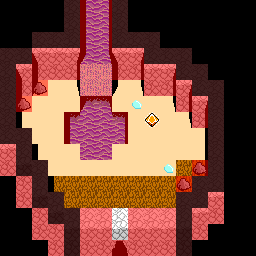

Rendered tile map (Tiled .tmx) drawn with the repository's tilesets; below, a short description and the full map source, tile grids included:
An orthogonal 16x16 tile map with 16x16 px tiles, 7 tile layers (floor, overfloor, furniture, ceiling, ...) and 2 objects (hit_die, entrance).

<map version="1.2" tiledversion="1.3.4" orientation="orthogonal" renderorder="right-down" width="16" height="16" tilewidth="16" tileheight="16" infinite="0" nextlayerid="9" nextobjectid="3">
 <properties>
  <property name="for_of_war" type="bool" value="true" />
  <property name="music" value="none" />
  <property name="name" value="Hidden Cave" />
  <property name="vision_radius" type="int" value="5" />
 </properties>
 <tileset firstgid="1" source="tiled_tileset.tsx" />
 <layer id="1" name="floor" width="16" height="16">
  <data encoding="csv">
0,0,0,0,7,49,49,7,0,0,0,0,0,0,0,0,
0,0,0,0,7,49,49,7,0,0,0,0,0,0,0,0,
0,0,7,7,7,49,49,7,7,7,0,0,0,0,0,0,
7,7,23,23,23,49,49,23,23,7,7,7,0,0,0,0,
7,23,39,39,39,51,51,39,39,23,23,7,7,0,0,0,
7,39,54,54,54,51,51,54,54,39,39,23,7,7,0,0,
7,54,54,54,54,49,49,54,54,54,54,39,23,7,0,0,
7,54,54,54,49,49,49,49,54,54,54,54,39,7,0,0,
7,7,54,54,49,49,49,49,54,54,54,54,54,7,0,0,
23,7,54,54,54,49,49,54,54,54,54,54,54,7,0,0,
39,23,7,54,54,54,54,54,54,54,54,37,37,7,0,0,
0,39,7,37,37,37,37,37,37,37,37,37,7,7,0,0,
0,39,23,7,37,37,37,37,37,37,37,7,7,23,0,0,
0,0,39,23,7,7,7,7,7,7,7,7,23,39,0,0,
0,0,39,39,23,23,23,23,23,23,23,23,39,0,0,0,
0,0,0,39,39,39,39,39,39,39,39,39,0,0,0,0
</data>
 </layer>
 <layer id="2" name="overfloor" width="16" height="16">
  <data encoding="csv">
0,0,0,0,0,178,177,0,0,0,0,0,0,0,0,0,
0,0,0,0,0,178,177,0,0,0,0,0,0,0,0,0,
0,0,0,0,0,178,177,0,0,0,0,0,0,0,0,0,
0,0,162,0,161,194,193,162,161,0,0,0,0,0,0,0,
0,162,178,0,177,0,0,178,177,0,161,0,0,0,0,0,
0,178,194,0,193,0,0,194,193,0,177,161,0,0,0,0,
0,178,0,0,0,242,242,0,0,0,193,177,161,0,0,0,
0,178,0,0,242,0,0,242,0,0,0,193,177,0,0,0,
0,0,0,0,0,0,0,0,0,0,0,0,177,0,0,0,
0,0,178,0,0,0,0,0,0,0,0,0,177,0,0,0,
0,0,0,0,0,0,0,0,0,0,0,0,177,0,0,0,
0,0,0,178,0,0,0,0,0,0,0,0,0,0,0,0,
0,0,0,0,0,0,0,0,0,0,0,0,0,0,0,0,
0,0,0,0,0,0,0,0,0,0,0,0,0,0,0,0,
0,0,0,0,0,0,0,0,0,0,0,0,0,0,0,0,
0,0,0,0,0,0,0,0,0,0,0,0,0,0,0,0
</data>
 </layer>
 <layer id="3" name="furniture" width="16" height="16">
  <data encoding="csv">
0,0,0,0,0,0,0,0,0,0,0,0,0,0,0,0,
0,0,0,0,0,0,0,0,0,0,0,0,0,0,0,0,
0,0,0,0,0,0,0,0,0,0,0,0,0,0,0,0,
0,0,0,0,0,0,0,0,0,0,0,0,0,0,0,0,
0,0,0,0,0,0,0,0,0,0,0,0,0,0,0,0,
0,0,229,0,0,0,0,0,0,0,0,0,0,0,0,0,
0,229,0,0,0,194,193,0,55,0,0,0,0,0,0,0,
0,0,0,0,178,0,0,177,0,255,0,0,0,0,0,0,
0,0,0,0,178,0,0,177,0,0,0,0,0,0,0,0,
0,0,0,0,0,0,0,0,0,0,0,0,0,0,0,0,
0,0,0,0,0,0,0,0,0,0,55,0,229,0,0,0,
0,0,0,0,0,0,0,0,0,0,0,229,0,0,0,0,
0,0,0,0,0,0,0,0,0,0,0,0,0,0,0,0,
0,0,0,0,0,0,0,0,0,0,0,0,0,0,0,0,
0,0,0,0,0,0,0,0,0,0,0,0,0,0,0,0,
0,0,0,0,0,0,0,184,0,0,0,0,0,0,0,0
</data>
 </layer>
 <layer id="4" name="ceiling" width="16" height="16">
  <data encoding="csv">
0,0,0,0,0,0,0,0,0,0,0,0,0,0,0,0,
0,0,0,0,0,0,0,0,0,0,0,0,0,0,0,0,
0,0,0,0,0,0,0,0,0,0,0,0,0,0,0,0,
0,0,0,0,0,0,0,0,0,0,0,0,0,0,0,0,
0,0,0,0,0,0,0,0,0,0,0,0,0,0,0,0,
0,0,0,0,0,0,0,0,0,0,0,0,0,0,0,0,
0,0,0,0,0,0,0,0,0,0,0,0,0,0,0,0,
0,0,0,0,0,0,0,0,0,0,0,0,0,0,0,0,
0,0,0,0,0,0,0,0,0,0,0,0,0,0,0,0,
0,0,0,0,0,0,0,0,0,0,0,0,0,0,0,0,
0,0,0,0,0,0,0,0,0,0,0,0,0,0,0,0,
0,0,0,0,0,0,0,0,0,0,0,0,0,0,0,0,
0,0,0,0,0,0,0,0,0,0,0,0,0,0,0,0,
0,0,0,0,0,0,0,7,0,0,0,0,0,0,0,0,
0,0,0,0,0,0,0,23,0,0,0,0,0,0,0,0,
0,0,0,0,0,0,0,0,0,0,0,0,0,0,0,0
</data>
 </layer>
 <layer id="5" name="overceiling" width="16" height="16">
  <data encoding="csv">
0,0,0,0,0,0,0,0,0,0,0,0,0,0,0,0,
0,0,0,0,0,0,0,0,0,0,0,0,0,0,0,0,
0,0,0,0,0,0,0,0,0,0,0,0,0,0,0,0,
0,0,0,0,0,0,0,0,0,0,0,0,0,0,0,0,
0,0,0,0,0,0,0,0,0,0,0,0,0,0,0,0,
0,0,0,0,0,0,0,0,0,0,0,0,0,0,0,0,
0,0,0,0,0,0,0,0,0,0,0,0,0,0,0,0,
0,0,0,0,0,0,0,0,0,0,0,0,0,0,0,0,
0,0,0,0,0,0,0,0,0,0,0,0,0,0,0,0,
0,0,0,0,0,0,0,0,0,0,0,0,0,0,0,0,
0,0,0,0,0,0,0,0,0,0,0,0,0,0,0,0,
0,0,0,0,0,0,0,0,0,0,0,0,0,0,0,0,
0,0,0,0,0,0,0,0,0,0,0,0,0,0,0,0,
0,0,0,0,0,0,0,0,0,0,0,0,0,0,0,0,
0,0,0,0,0,0,0,0,0,0,0,0,0,0,0,0,
0,0,0,0,0,0,0,0,0,0,0,0,0,0,0,0
</data>
 </layer>
 <layer id="6" name="obstacle" width="16" height="16">
  <data encoding="csv">
0,0,0,0,2,2,2,2,0,0,0,0,0,0,0,0,
0,0,0,0,2,2,2,2,0,0,0,0,0,0,0,0,
0,0,2,2,2,2,2,2,2,2,0,0,0,0,0,0,
2,2,2,2,2,2,2,2,2,2,2,2,0,0,0,0,
2,2,2,2,2,2,2,2,2,2,2,2,2,0,0,0,
2,2,2,0,0,2,2,0,0,2,2,2,2,2,0,0,
2,2,0,0,0,2,2,0,0,0,0,2,2,2,0,0,
2,0,0,0,2,2,2,2,0,0,0,0,2,2,0,0,
2,2,0,0,2,2,2,2,0,0,0,0,0,2,0,0,
2,2,0,0,0,2,2,0,0,0,0,0,0,2,0,0,
2,2,2,0,0,0,0,0,0,0,0,0,2,2,0,0,
0,2,2,0,0,0,0,0,0,0,0,2,2,2,0,0,
0,2,2,2,0,0,0,0,0,0,0,2,2,2,0,0,
0,0,2,2,2,2,2,0,2,2,2,2,2,2,0,0,
0,0,2,2,2,2,2,0,2,2,2,2,2,0,0,0,
0,0,0,2,2,2,2,2,2,2,2,2,0,0,0,0
</data>
 </layer>
 <layer id="7" name="invisible" width="16" height="16">
  <data encoding="csv">
0,0,0,0,4,0,0,4,0,0,0,0,0,0,0,0,
0,0,0,0,4,0,0,4,0,0,0,0,0,0,0,0,
0,4,4,4,4,0,0,4,4,4,0,0,0,0,0,0,
4,4,0,0,0,0,0,0,0,4,4,4,0,0,0,0,
4,0,0,0,0,0,0,0,0,0,0,4,4,0,0,0,
4,0,0,0,0,0,0,0,0,0,0,0,4,4,0,0,
4,0,0,0,0,0,0,0,0,0,0,0,0,4,0,0,
4,0,0,0,0,0,0,0,0,0,0,0,0,4,0,0,
4,4,0,0,0,0,0,0,0,0,0,0,0,4,0,0,
0,4,0,0,0,0,0,0,0,0,0,0,0,4,0,0,
0,4,4,0,0,0,0,0,0,0,0,0,0,4,0,0,
0,0,4,0,0,0,0,0,0,0,0,0,4,4,0,0,
0,0,4,4,0,0,0,0,0,0,0,4,4,0,0,0,
0,0,0,4,4,0,0,0,0,0,0,4,0,0,0,0,
0,0,0,0,4,0,0,0,0,0,0,4,0,0,0,0,
0,0,0,0,4,0,0,0,0,0,0,4,0,0,0,0
</data>
 </layer>
 <objectgroup id="8" name="objects">
  <object id="1" name="hit_die" x="144.629" y="113.119" width="13.9091" height="13.6364">
   <properties>
    <property name="type" value="hit_die" />
   </properties>
  </object>
  <object id="2" name="entrance" x="113.455" y="242.165" width="12" height="12.7614">
   <properties>
    <property name="destiny" value="mountain_pass:hidden_cave" />
    <property name="key" value="" />
    <property name="locked" type="bool" value="false" />
    <property name="type" value="door" />
   </properties>
  </object>
 </objectgroup>
</map>
